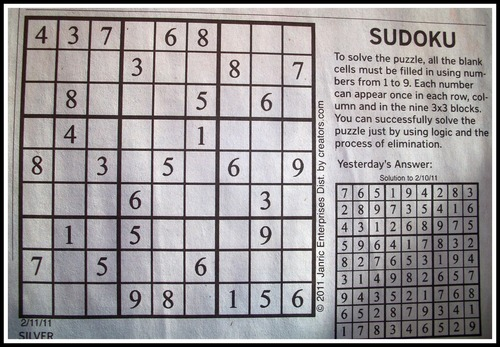
#> input picture resources/sudoku4.jpg, 500 x 347 px
$ jupyter execute --allow-errors 'Otsu Thresholding implementation.ipynb'
#> lines starting #> are read from the running program, lines starting #| are printed output that depends on the picture; after the words box and inside, x2 and y2 are one past the last pixel; in counts of white or black regions, pixels touching at a corner belong together; long printed decimals are rounded
[cell 1]
import matplotlib.pyplot as plt
import numpy as np
from skimage.io import imread
from skimage.color import rgb2gray
from skimage.filters import threshold_otsu

img = imread("resources/sudoku4.jpg")
#> img is the input picture: shape (347, 500, 3); mean R, G, B 158.1, 154, 155.6
plt.imshow(img)

Convert the image to grayscale because threshold otsu works only on 2 dimentional image

[cell 2]
# convert the image to grayscale
gray_img = rgb2gray(img)
plt.imshow(gray_img, cmap="gray")

[cell 3]
# generate image histogram
hist = np.histogram(gray_img.flatten())
#> hist = ([8149, 11590, 10328, 7757, 11679, 13930, 27867, 36162, 37261, 8777], [0, 0.1, 0.2, 0.3, 0.4, 0.5, 0.6, 0.7, 0.8, 0.9, 1])
fig, ax = plt.subplots(ncols=2, figsize=(10,5))

#> (the rest of this cell did not finish here and is left out)

The historam generated above gives use the spread of the colors in the image with the x-axis representing the spread of colors. In Otsu method, we will iteratively divide the backgorund and foreground pixels at a selected threshold between the minimum color and maximum color in the image. At each iteration we will identify the within class variation. The threshold where the within class variation is the least is our threshold.

[cell 4]
def threshold_otsu_impl(image, nbins=0.1):

    #validate grayscale
#> called with nbins = 0.1
    if len(image.shape) == 1 or len(image.shape) > 2:
        print("must be a grayscale image.")
        return

    #validate multicolored
    if np.min(image) == np.max(image):
        print("the image must have multiple colors")
        return

    all_colors = image.flatten()
    total_weight = len(all_colors)
#> total_weight = 173500
    least_variance = -1
    least_variance_threshold = -1

    # create an array of all possible threshold values which we want to loop through
    color_thresholds = np.arange(np.min(image)+nbins, np.max(image)-nbins, nbins)
#> color_thresholds = [0.1, 0.2, 0.3, 0.4, 0.5, 0.6, 0.7, 0.8]

    # loop through the thresholds to find the one with the least within class variance
    for color_threshold in color_thresholds:
        bg_pixels = all_colors[all_colors < color_threshold]
        weight_bg = len(bg_pixels) / total_weight
        variance_bg = np.var(bg_pixels)

        fg_pixels = all_colors[all_colors >= color_threshold]
        weight_fg = len(fg_pixels) / total_weight
        variance_fg = np.var(fg_pixels)

        within_class_variance = weight_fg*variance_fg + weight_bg*variance_bg
        if least_variance == -1 or least_variance > within_class_variance:
            least_variance = within_class_variance
            least_variance_threshold = color_threshold
            print("trace:", within_class_variance, color_threshold)
#> this loop made 8 passes
#> (weight_bg, variance_bg, weight_fg, variance_fg, within_class_variance, least_variance) on passes 1 to 5: (0.047, 0.00135, 0.953, 0.0516, 0.0493, 0.0493), (0.114, 0.00448, 0.886, 0.0363, 0.0327, 0.0327), (0.173, 0.00795, 0.827, 0.0249, 0.0219, 0.0219), (0.218, 0.0131, 0.782, 0.0188, 0.0176, 0.0176), (0.285, 0.0222, 0.715, 0.0128, 0.0155, 0.0155)
#> (weight_bg, variance_bg, weight_fg, variance_fg, within_class_variance) on passes 6 to 8: (0.366, 0.0329, 0.634, 0.00888, 0.0177), (0.526, 0.0469, 0.474, 0.00511, 0.0271), (0.735, 0.0563, 0.265, 0.0033, 0.0423)
#| trace: 0.04926 0.1
#| trace: 0.03271 0.2
#| trace: 0.02195 0.3
#| trace: 0.01757 0.4
#| trace: 0.01552 0.5
#> after the loop, least_variance = 0.0155; least_variance_threshold = 0.5

    return least_variance_threshold

[cell 5]
from skimage.filters import threshold_otsu

# thresholding the image using our custom implementation
threshold_c = threshold_otsu_impl(gray_img)
#> threshold_c = 0.5
bin_img_from_custom = gray_img > threshold_c
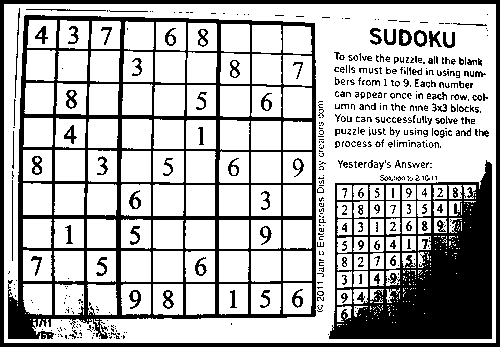
#> bin_img_from_custom: shape (347, 500) bool; 71.5% white; 504 black regions (377 under 20 px), largest, box (x1, y1, x2, y2) and area: (8, 15, 316, 339) 18530, (329, 160, 492, 339) 15406, (0, 0, 500, 347) 6712

# thresholding the image using the skimage library implementation
threshold_s = threshold_otsu_impl(gray_img)
#> the loop in threshold_otsu_impl (call 2), `for color_threshold in color_thresholds:` made 8 passes
#| trace: 0.04926 0.1
#| trace: 0.03271 0.2
#| trace: 0.02195 0.3
#| trace: 0.01757 0.4
#| trace: 0.01552 0.5
#> threshold_s = 0.5
bin_img_from_lib = gray_img > threshold_s

fig, ax = plt.subplots(ncols=3, figsize=(10, 5))
ax[0].set_title("original image")
ax[0].imshow(gray_img, cmap="gray")

ax[1].set_title("custom impl")
ax[1].imshow(bin_img_from_custom, cmap="gray")

ax[2].set_title("library impl")
ax[2].imshow(bin_img_from_lib, cmap="gray")
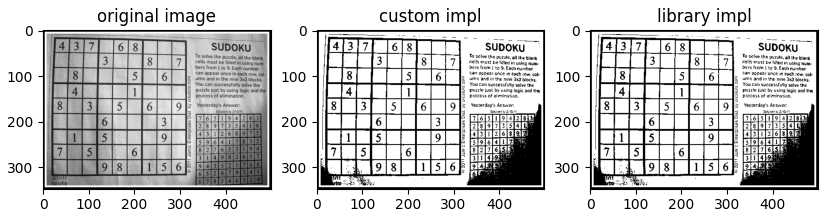
#> figure drawn by matplotlib, 3 panels

$ run again, with resources/sudoku2.JPG copied over resources/sudoku4.jpg
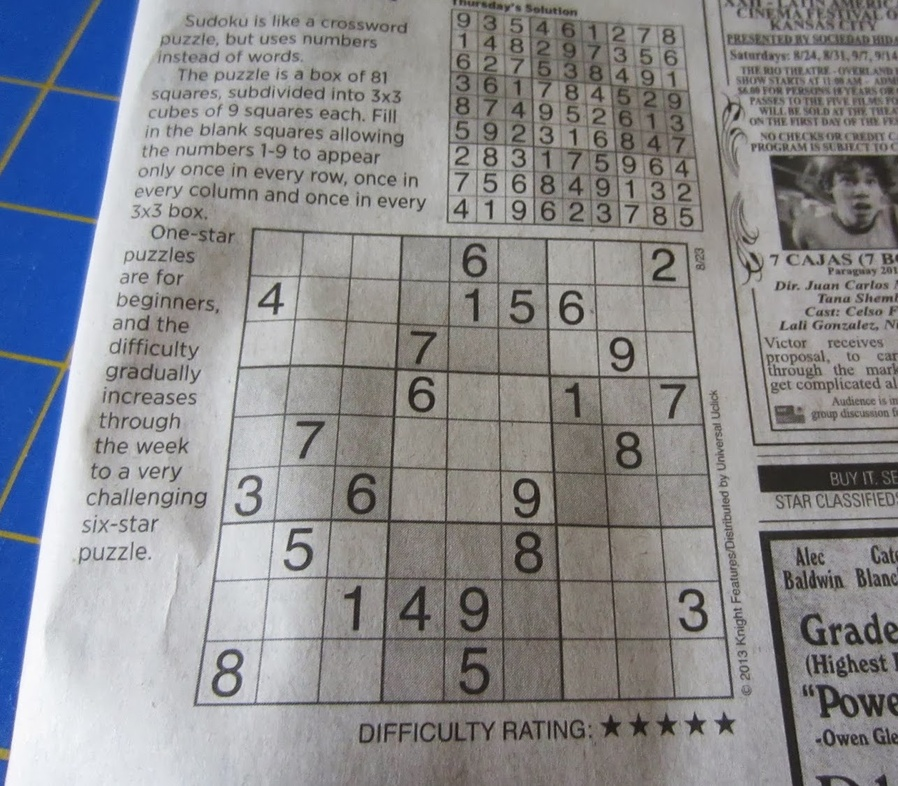
#> input picture resources/sudoku2.JPG, 898 x 786 px, shrunk from 1285 x 1124 before the run
#> img is the input picture: shape (786, 898, 3); mean R, G, B 138.4, 139.4, 143.3
#> hist = ([7283, 26378, 72411, 61727, 126719, 176817, 125192, 52002, 40856, 16443], [0.0649, 0.157, 0.25, 0.342, 0.434, 0.527, 0.619, 0.712, 0.804, 0.896, 0.989])
#> total_weight = 705828
#> the loop in threshold_otsu_impl, `for color_threshold in color_thresholds:` made 8 passes
#> (weight_bg, variance_bg, weight_fg, variance_fg, within_class_variance, least_variance) on passes 1 to 5: (0.0139, 0.000175, 0.986, 0.0286, 0.0282, 0.0282), (0.063, 0.00183, 0.937, 0.0241, 0.0227, 0.0227), (0.166, 0.00338, 0.834, 0.0172, 0.0149, 0.0149), (0.292, 0.00827, 0.708, 0.0134, 0.0119, 0.0119), (0.507, 0.0132, 0.493, 0.0103, 0.0118, 0.0118)
#> (printed output is left out)
#> after the loop in threshold_otsu_impl, `for color_threshold in color_thresholds:`: least_variance = 0.0118; least_variance_threshold = 0.565
#> `bin_img_from_custom = gray_img > threshold_c`:
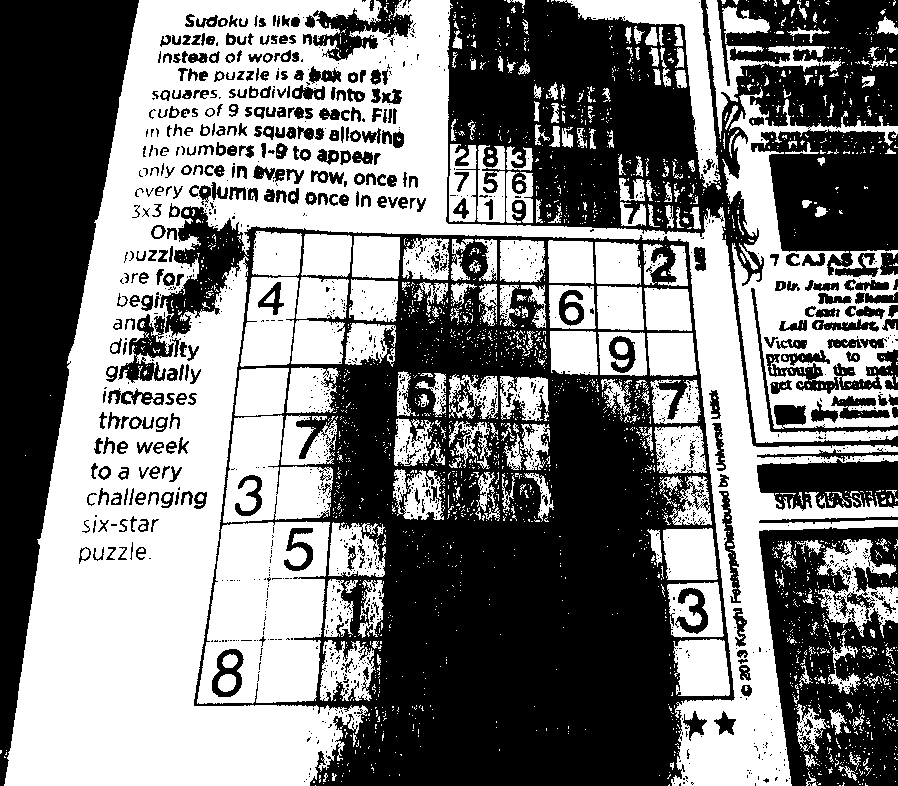
#> bin_img_from_custom: shape (786, 898) bool; 49.3% white; 2569 white regions (2287 under 20 px), largest, box (x1, y1, x2, y2) and area: (4, 0, 898, 786) 189158, (722, 87, 898, 443) 24111, (197, 521, 330, 704) 18155
#> the loop in threshold_otsu_impl (call 2), `for color_threshold in color_thresholds:` made 8 passes
#> (printed output is left out)
#> `[cell 5] from skimage.filters import threshold_otsu  # thresholding th..`:
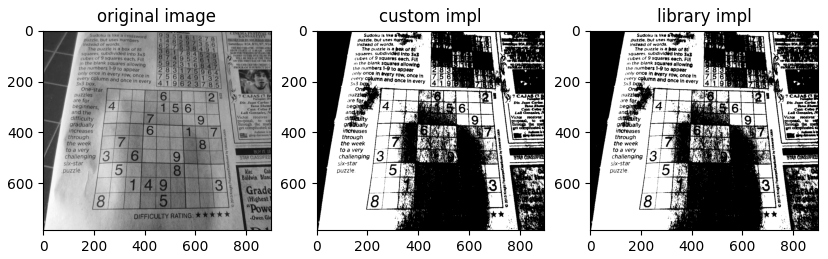
#> figure drawn by matplotlib, 3 panels
